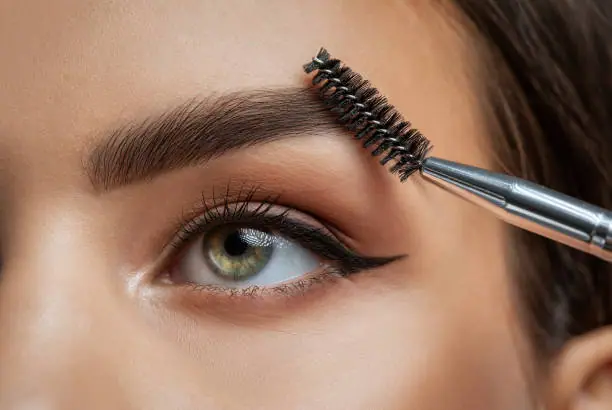
#> input picture site/assets/mk/brow-tint-1920.webp, 612 x 410 px
$ python -i build_assets.py   (imports and definitions only)
#> lines starting #> are read from the running program, lines starting #| are printed output that depends on the picture
#> further down, picture is the input picture: PIL image 612x410 RGB; mean R, G, B 152.6, 118.7, 99.1
"""Replace Morgana image files in place with MK Elegance imagery (same filename, same pixel size).
usage: venv/bin/python -I build_assets.py SITE_ASSETS_DIR BACKUP_DIR FONTS_DIR"""
import os, re, sys, shutil, base64, io
from PIL import Image, ImageDraw, ImageFont, ImageOps, ImageFilter

# [1 line that did not run here, left out]
# [1 line that did not run here, left out]
# [1 line not run here, left out]

GOLD = (176, 138, 82); IVORY = (248, 244, 238); ESP = (43, 30, 20); PARCH = (238, 231, 218); INK = (14, 11, 9)

# [13 lines left out: functions mk, contain, not called in this run]

def is_product(name):
    return name.startswith(('bushbalm', 'swissmed'))

def font(kind, size):
    return ImageFont.truetype(os.path.join(FD, kind + '.ttf'), size)

# prefix of original asset filename -> MK photo (and optional focal point y 0..1)
PHOTO = {
    # hero slideshow
    'AdobeStock_-2': ('studio-treatment-room', .45), 'AdobeStock_-3': ('facial-massage', .4),
    'AdobeStock_170324582': ('facial-treatment', .4), 'AdobeStock_170324596': ('brows-shaped', .35),
    'AdobeStock_551996209': ('facial-neck-massage', .4), 'img_2x_28379042': ('facial-serum', .5),
    # home sections
    'AdobeStock_170324556': ('facial-treatment', .4), 'AdobeStock_215650556': ('facial-massage', .4),
    'AdobeStock_528423480': ('studio-lounge', .55), 'Untitled-1': ('sqt-products', .5),
    'img6': ('waxing', .5), 'img7': ('brow-tint', .4), 'img8': ('facial-serum', .5), 'img9': ('facial-massage', .4),
    # instagram + newsletter
    'AdobeStock_170324431': ('studio-mirror', .5), 'AdobeStock_260941220': ('studio-lounge', .5),
    'AdobeStock_308411579': ('brows-shaped', .4), 'AdobeStock_406167622': ('facial-neck-massage', .4),
    'AdobeStock_468971730': ('sqt-products', .5), 'newsletter-1': ('studio-treatment-room', .5),
    'AdobeStock_99968874': ('studio-treatment-room', .5),   # welcome popup: photo framed into the left panel
    # about
    'AdobeStock_170324597': ('studio-treatment-room', .45), 'AdobeStock_170324435': ('facial-massage', .4),
    # About 'Inside the Studio' cards: Mital / Client Lounge / Hallway / Treatment Room
    'AdobeStock_502318435': ('facial-neck-massage', .4), 'AdobeStock_468971730_2x_4365d5ee': ('studio-lounge', .55),
    'AdobeStock_308411579_2x_6ff909a7': ('studio-mirror', .5), 'AdobeStock_468969160': ('studio-treatment-room', .45),
    # faq
    'f1': ('facial-treatment', .4), 'f2': ('facial-massage', .4),
    # product page ingredient icons
    'icon01': ('facial-serum', .5), 'icon02': ('sqt-products', .5), 'icon03': ('facial-massage', .4), 'icon04': ('facial-neck-massage', .4),
    # services: unique main / hover per card (no photo repeats across the 13 services)
    'shop-11.png': ('brows-shaped', .3), 'shop-11.1': ('studio-mirror', .5),                       # Eyebrow Threading
    'shop-8.png': ('brow-tint', .4), 'shop-8.1': ('swissmed-eye-lip-serum', .5),                   # Brow Tint
    'shop-9.png': ('facial-treatment', .4), 'shop-9.1': ('swissmed-zero-face-cleanser', .5),       # First-Time Full Face
    'shop-5.png': ('facial-massage', .4), 'shop-5.1': ('swissmed-intense-youth-face-serum', .5),   # Hydra Plump Ritual
    'shop-7.png': ('facial-temple', .3), 'shop-7.1': ('studio-lounge-video-poster', .5),           # Tinted Elegance Brow Duo
    'shop-10.png': ('facial-serum', .35), 'shop-10.1': ('swissmed-bio-lift-cells-cream', .5),      # Customised Facial
    'shop-3.png': ('waxing', .5), 'shop-3.1': ('bushbalm-vajacial-brightening', .5),               # Bikini Wax
    'shop-4.png': ('facial-neck-massage', .4), 'shop-4.1': ('swissmed-collagen-marine-mask', .5),  # Back Facial
    'shop-13.png': ('bushbalm-nude-duo', .5), 'shop-13.1': ('bushbalm-vajacial-hydrating', .5),    # Brazilian Renewal
    'shop-6.png': ('studio-treatment-room', .5), 'shop-6.1': ('bushbalm-bermuda-oil-pro', .5),     # Upper Lip Threading
    'cos10.png': ('bushbalm-watermelon-sugar-duo', .5), 'shop-2.1': ('bushbalm-watermelon-sugar-oil-pro', .5),  # Underarm Wax
    'shop-14.png': ('swissmed-bio-lift-peel', .5), 'shop-14.1': ('studio-lounge', .55),           # Express Glow Facial
    'cos14.png': ('sqt-products', .5), 'shop-1.1': ('bushbalm-vanilla-coconut-duo', .5),          # Hand Facial · Student
}
HERO = {'AdobeStock_-2', 'AdobeStock_-3', 'AdobeStock_170324582', 'AdobeStock_170324596', 'AdobeStock_551996209', 'img_2x_28379042'}

def hero_fade(im):
    w, h = im.size
#> w = 612; h = 410
    im = im.convert('RGBA')
    grad = Image.new('L', (w, 1))
    for x in range(w):
        t = x / w
        a = 240 if t < .3 else max(0, int(240 * (1 - (t - .3) / .35)))
        grad.putpixel((x, 0), a)
    ov = Image.new('RGBA', (w, h), (*IVORY, 255)); ov.putalpha(grad.resize((w, h)))
#> after `ov = Image.new('RGBA', (w, h), (*IVORY, 255))`:
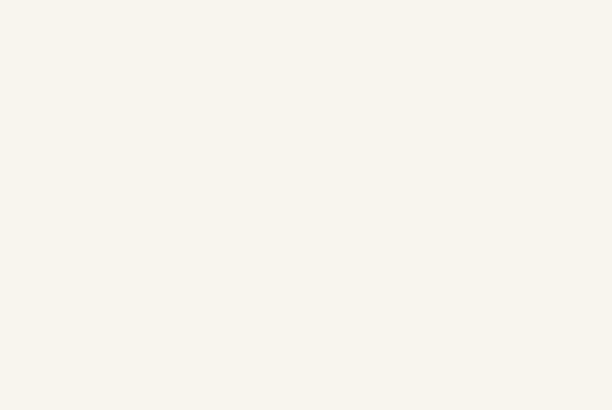
#> ov: PIL image 612x410 RGBA; mean R, G, B, A 248, 244, 238, 255
    im.alpha_composite(ov)
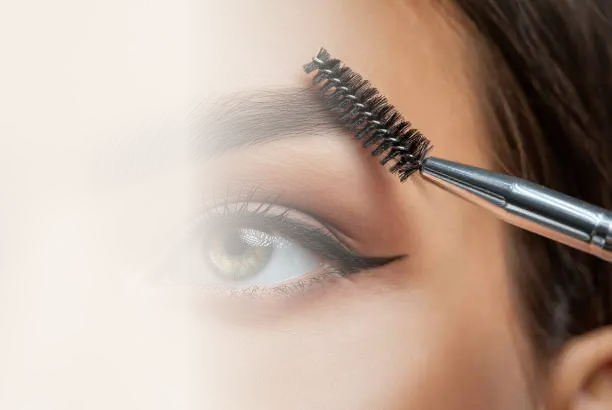
#> im: PIL image 612x410 RGBA; mean R, G, B, A 186.3, 166.7, 153.8, 255
    return im.convert('RGB')

BOTTOM_FADE = {'AdobeStock_528423480', 'Untitled-1'}

# [10 lines left out: function bottom_fade, not called in this run]

TINT = {'Screenshot_6': GOLD, 'Untitled-2': IVORY}
REVIEW_PHOTO = {'t1': ('brows-shaped', .3), 't2': ('waxing', .5), 't3': ('facial-massage', .35), 't4': ('studio-lounge', .5)}
AVATAR = {'t1': 'K', 't2': 'M', 't3': 'N', 't4': 'E'}
BANNER = {'Minimal_Beauty': ('studio-treatment-room', 'MK Elegance', 'Up to 20% off your first visit', 'BOOK NOW'),
          'Group_182976': ('facial-massage', 'A Welcome Ritual', 'Up to 20% off your first visit', '')}

# [59 lines left out: functions match, cover, save, avatar, banner, tint, not called in this run]

count = 0
# [41 lines not run here, left out]
# [3 lines that did not run here, left out]
n = 0
# [4 lines not run here, left out]

>>> from PIL import Image
>>> picture = Image.open('../site/assets/mk/brow-tint-1920.webp')
>>> result = hero_fade(picture)
